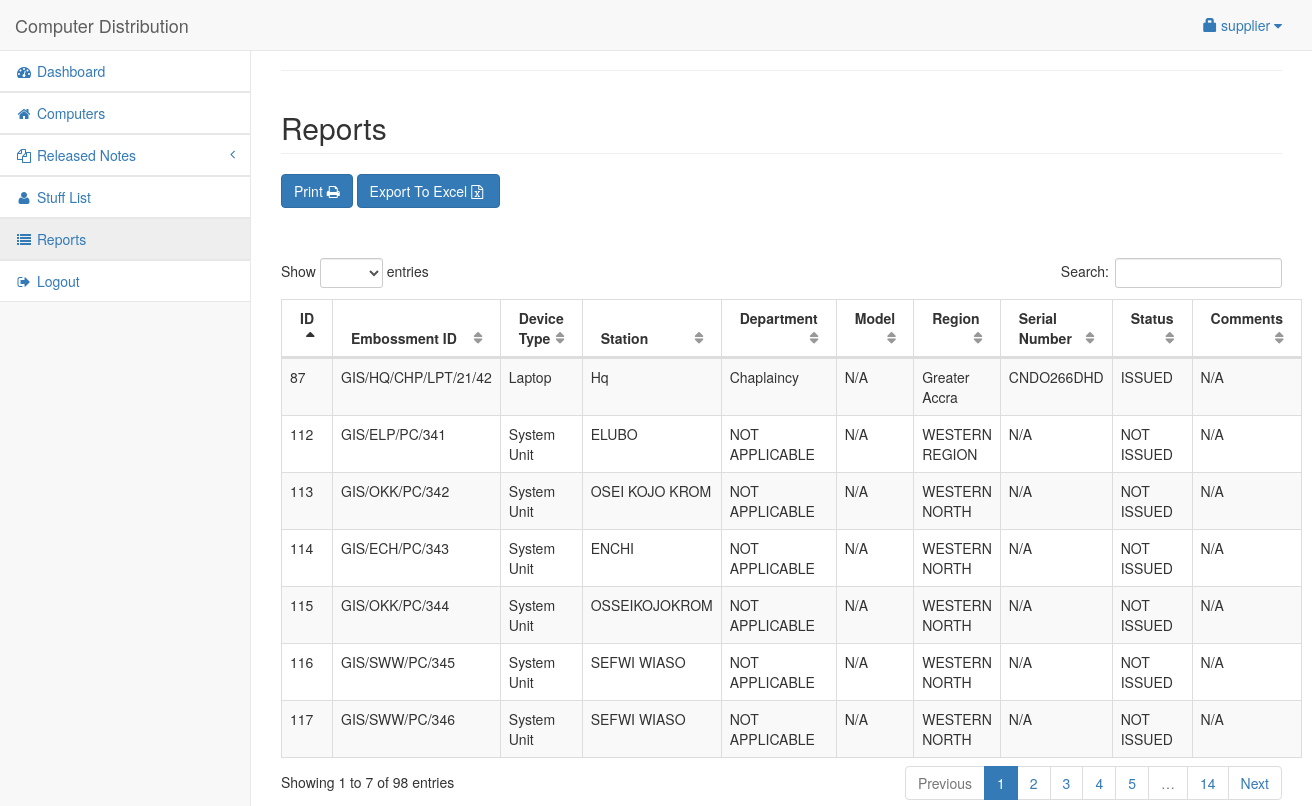
/admin/report.php (signed in), run on the app's committed database.
### tables this page shows
CREATE TABLE `user` (
  `userid` int(11) NOT NULL,
  `username` varchar(30) NOT NULL,
  `password` varchar(50) NOT NULL,
  `access` int(1) NOT NULL
);

CREATE TABLE `customer` (
  `userid` int(11) NOT NULL,
  `emboss` varchar(250) NOT NULL,
  `stype` varchar(150) NOT NULL,
  `station` varchar(250) NOT NULL,
  `department` varchar(255) NOT NULL,
  `town` varchar(255) NOT NULL,
  `region` varchar(255) NOT NULL,
  `snumber` varchar(255) NOT NULL,
  `avail` varchar(255) NOT NULL,
  `comment` varchar(250) NOT NULL
);

### admin/session.php (called while the page is built, shortened)
<?php
	include('../conn.php');
	$sq=mysqli_query($conn,"select * from `user` where userid='".$_SESSION['id']."'");
	$srow=mysqli_fetch_array($sq);
	$user=$srow['username'];
?>

### admin/report.php (the view, shortened to what this page needs)
<?php include('session.php'); ?>
<?php include('header.php'); ?>
<body>
<div id="wrapper">
<?php include('navbar.php'); ?>
<div style="height:50px;"></div>
<div id="page-wrapper">
<div class="container-fluid">
	<div class="row">
        <div class="col-lg-12">
</div>
<hr>
            <h2 class="page-header">Reports
			</h2>
        </div>
    </div>
    <div class="row">
        <div class="col-lg-12">
        <div style="text-align: left;">
        <button onclick="window.print()" class="btn btn-primary" >Print <i class="fa fa-print" aria-hidden="true"></i></button>
        <a href="export.php"> <button type="button" class="btn btn-primary">Export To Excel<i class="fa fa-file-excel-o" aria-hidden="true"><div style="width: 20px;"></div></i></button> </a>
        </div>
        <div style="height:50px;"></div>
            <table width="100%" class="table table-striped table-bordered table-hover" id="cusTable">
                <thead>
                    <tr>
					<th>ID</th>
                        <th>Embossment ID</th>
                        <th>Device Type</th>
						<th>Station</th>
                        <th>Department</th>
						<th>Model</th>
						<th>Region</th>
                        <th>Serial Number</th>
						<th>Status</th>
                        <th>Comments</th>
                    </tr>
                </thead>
                <tbody>
				<?php
					$cq=mysqli_query($conn,"select * from customer ");
					while($cqrow=mysqli_fetch_array($cq)){
					?>
						<tr>
						    <td><?php echo $cqrow['userid']; ?></td>
							<td><?php echo strtoupper($cqrow['emboss']); ?></td>
							<td><?php echo $cqrow['stype']; ?></td>
							<td><?php echo ucwords($cqrow['station']); ?></td>
							<td><?php echo ucwords($cqrow['department']); ?></td>
							<td><?php echo ucwords($cqrow['town']); ?></td>
							<td><?php echo ucwords($cqrow['region']); ?></td>
                            <td><?php echo strtoupper($cqrow['snumber']); ?></td>
							<td><?php echo strtoupper($cqrow['avail']); ?></td>
                            <td><?php echo strtoupper($cqrow['comment']); ?></td>
						</tr>
					<?php
					}
				?>
                </tbody>
            </table>
        </div>
    </div>
</div>
</div>
</body>
</html>

### admin/navbar.php (shortened to what this page needs)
    <nav class="navbar navbar-default navbar-fixed-top" role="navigation" style="margin-bottom: 0;">
        <div class="navbar-header">
<a class="navbar-brand" href="#"> Computer Distribution</a>
        </div>
        <ul class="nav navbar-top-links navbar-right">
            <li class="dropdown">
                <a class="dropdown-toggle" data-toggle="dropdown" href="#">
		<span class="glyphicon glyphicon-lock"></span> <?php echo $user; ?> <i class="fa fa-caret-down"></i>
                </a>
            </li>
        </ul>
        <div class="navbar-default sidebar" role="navigation" style="background-color:white;">
            <div class="sidebar-nav navbar-collapse">
                <ul class="nav" id="side-menu">
                <li>
             <a href="dashboard.php"><i class="fa fa-tachometer fa-fw"></i> Dashboard</a>
                 </li>
                <li class="divider"></li>
                    <li>
                        <a href="customer.php"><i class="fa fa-home fa-fw"></i> Computers</a>
                    </li>
                    <li class="divider"></li>
                    <li>
                        <a href="#"><i class="fa fa-copy fa-fw"></i> Released Notes<span class="fa arrow"></span></a>
                    </li>
                    <li class="divider"></li>
                    <li>
                        <a href="stuff.php"><i class="fa fa fa-user fa-fw"></i> Stuff List</a>
                    </li>
                    <li>
                        <a href="report.php"><i class="fa fa-list fa-fw"></i> Reports</a>
                    </li>
                    <li class="divider"></li>
		<li><a href="#logout" data-toggle="modal"><i class="fa fa-sign-out fa-fw"></i> Logout</a></li>
                </ul>
            </div>
        </div>
    </nav>

### data on the page
user: username "supplier"
customer: userid "87", emboss "GIS/HQ/CHP/LPT/21/42", stype "Laptop", station "Hq", department "Chaplaincy", town "N/A", region "Greater Accra", snumber "CNDO266DHD", avail "ISSUED", comment "N/A"
customer: userid "112", emboss "GIS/ELP/PC/341", stype "System Unit", station "ELUBO", department "NOT APPLICABLE", town "N/A", region "WESTERN REGION", snumber "N/A", avail "NOT ISSUED", comment "N/A"
customer: userid "113", emboss "GIS/OKK/PC/342", stype "System Unit", station "OSEI KOJO KROM", department "NOT APPLICABLE", town "N/A", region "WESTERN NORTH", snumber "N/A", avail "NOT ISSUED", comment "N/A"
customer: userid "114", emboss "GIS/ECH/PC/343", stype "System Unit", station "ENCHI", department "NOT APPLICABLE", town "N/A", region "WESTERN NORTH", snumber "N/A", avail "NOT ISSUED", comment "N/A"
customer: userid "115", emboss "GIS/OKK/PC/344", stype "System Unit", station "OSSEIKOJOKROM", department "NOT APPLICABLE", town "N/A", region "WESTERN NORTH", snumber "N/A", avail "NOT ISSUED", comment "N/A"
customer: userid "116", emboss "GIS/SWW/PC/345", stype "System Unit", station "SEFWI WIASO", department "NOT APPLICABLE", town "N/A", region "WESTERN NORTH", snumber "N/A", avail "NOT ISSUED", comment "N/A"
customer: userid "117", emboss "GIS/SWW/PC/346", stype "System Unit", station "SEFWI WIASO", department "NOT APPLICABLE", town "N/A", region "WESTERN NORTH", snumber "N/A", avail "NOT ISSUED", comment "N/A"
